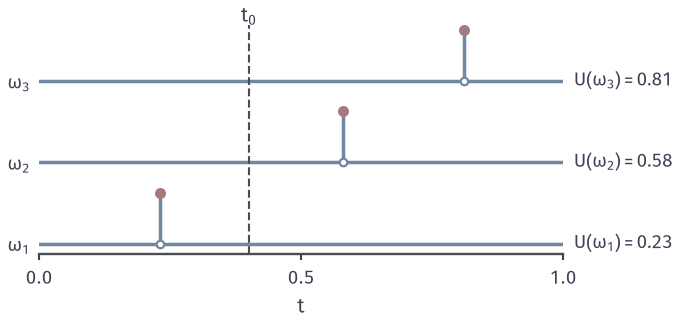

Write Python code to recreate this figure.
from pathlib import Path
import sys
ROOT = next(p for p in Path(__file__).resolve().parents if (p/"build.sh").is_file() and (p/"tex/book.tex").is_file())
sys.path.insert(0, str(ROOT/"figures/07-probability/02-measure-theoretic-probability/matplotlib/pspace-common"))
from pspace_common import *
# Target: X_t(omega) = 1{U(omega) = t}, t in [0,1], with U uniform.
# For each fixed t, X_t = 0 almost surely, yet every path t -> X_t(omega) has one spike of height 1 at t = U(omega).
# Three outcomes with U(omega) = 0.23, 0.58, 0.81 are drawn; the dashed line is a fixed time t0 = 0.4.
fig, ax = figure(width_mm=96, height_mm=46)
style(ax)
us = [0.23, 0.58, 0.81]
for i, u in enumerate(us):
    base = 1.6*i
    ax.plot([0, 1], [base, base], color=BLUE, lw=1.4)
    ax.plot([u, u], [base, base+1], color=BLUE, lw=1.4)
    ax.plot([u], [base+1], 'o', ms=3.4, color=RED, zorder=5)
    ax.plot([u], [base], 'o', ms=3.0, mfc='white', mec=BLUE, mew=.9, zorder=5)
    ax.text(1.02, base, rf'$U(\omega_{i+1})={u}$', fontsize=7.5, color=INK, va='center')
ax.axvline(0.4, color=LINE, lw=.85, ls='--')
ax.text(0.4, 4.35, '$t_0$', ha='center', fontsize=8, color=INK)
ax.set_xlim(0, 1); ax.set_ylim(-0.2, 4.3)
ax.set_yticks([0, 1.6, 3.2]); ax.set_yticklabels([r'$\omega_1$', r'$\omega_2$', r'$\omega_3$'])
ax.spines['left'].set_visible(False); ax.tick_params(axis='y', length=0)
ax.set_xticks([0, 0.5, 1]); ax.set_xlabel('$t$')
save(fig, HERE(__file__), 'figure', {'U values': us, 't0': 0.4})
